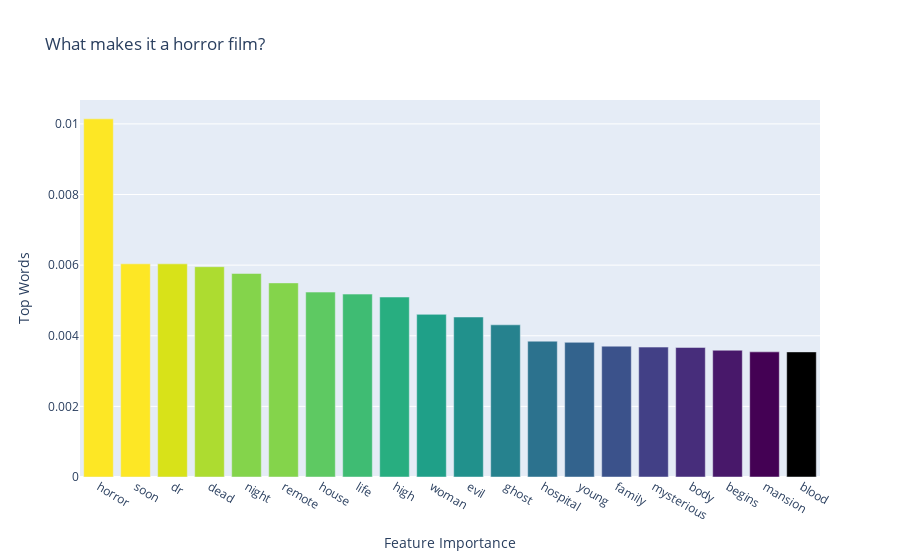

Notebook code for this chart:
### Code cell
# Let's display that with Plotly.
init_notebook_mode(connected=True)
# import plotly.io as pio
import plotly as py
import plotly.graph_objs as go
from plotly.graph_objs import *

# Define the color palette (19 colors).
Viridis= ['#440154', '#48186a', '#472d7b', '#424086', '#3b528b', '#33638d', '#2c728e', '#26828e', '#21918c', '#1fa088',
          '#28ae80', '#3fbc73', '#5ec962', '#84d44b', '#84d44b', '#addc30','#d8e219', '#fde725',  '#fde725']   

mydata = [go.Bar(
    x=top20['feature'],
    y=top20['importance'],
    marker=dict(color=Viridis[::-1])
)]

mylayout = go.Layout(
    title='What makes it a horror film?',
    xaxis = dict(title = 'Feature Importance'), 
    yaxis = dict(title = 'Top Words'), 

)
fig = go.Figure(data=mydata, layout=mylayout)
# pio.write_image(fig, '../images/logistic.png')
fig

### Figure 1 — Plotly figure (JSON) as saved in the notebook; plotly's stock layout.template omitted (floating-point values rounded to 4 significant figures)
{"data": [{"marker": {"color": ["#fde725", "#fde725", "#d8e219", "#addc30", "#84d44b", "#84d44b", "#5ec962", "#3fbc73", "#28ae80", "#1fa088", "#21918c", "#26828e", "#2c728e", "#33638d", "#3b528b", "#424086", "#472d7b", "#48186a", "#440154"]}, "type": "bar", "x": ["horror", "soon", "dr", "dead", "night", "remote", "house", "life", "high", "woman", "evil", "ghost", "hospital", "young", "family", "mysterious", "body", "begins", "mansion", "blood"], "y": [0.01014, 0.006037, 0.006036, 0.005956, 0.005763, 0.005497, 0.005237, 0.00518, 0.005097, 0.004606, 0.004531, 0.00431, 0.003846, 0.003814, 0.003705, 0.003679, 0.003669, 0.00359, 0.003544, 0.003543]}], "layout": {"autosize": true, "title": {"text": "What makes it a horror film?"}, "xaxis": {"autorange": true, "range": [-0.5, 19.5], "title": {"text": "Feature Importance"}, "type": "category"}, "yaxis": {"autorange": true, "range": [0, 0.01068], "title": {"text": "Top Words"}, "type": "linear"}}}
